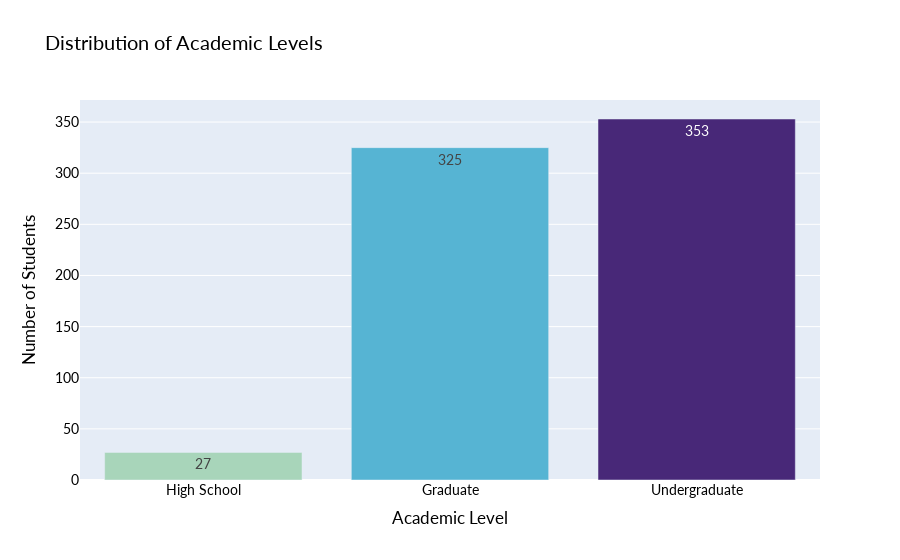

Notebook cell for this chart:
### Markdown cell above
## 3. Academic Level
Let’s talk credentials- not ours, but the academic level of the students in this dataset.

Understanding whether a student is in high school, undergrad, or grad school isn’t just semantics- it frames everything from stress levels to social media behavior. A high schooler procrastinating on TikTok is very different from a grad student "doom-researching" on LinkedIn.

Academic level also gives us insight into maturity, digital responsibility, and possibly how close someone is to deleting Instagram and becoming a full-time Notion user.

Let’s see which educational stages dominate this dataset.

### Code cell
# Define the correct academic level order (ascending)
level_order = ['High School', 'Graduate', 'Undergraduate']

# Get and display the value counts for academic level
academic_lvl_summary = (
    student_df['academic_level']
    .value_counts()
    .reset_index()
    .rename(columns = {'index': 'academic_level', 'academic_level': 'count'})
)

# Apply the custom category order
academic_lvl_summary['academic_level'] = pd.Categorical(
    academic_lvl_summary['academic_level'],
    categories = level_order,
    ordered = True
)

# Sort by the ordered category
academic_lvl_summary = academic_lvl_summary.sort_values('academic_level')

# Display summary before plotting
print('Academic Level Counts:')
print(academic_lvl_summary)

# Create bar plot with a progressive color palette (e.g. Viridis)
fig = px.bar(
    academic_lvl_summary, 
    x = 'academic_level', 
    y = 'count',
    color = 'academic_level',
    title = 'Distribution of Academic Levels',
    text = 'count',
    color_discrete_sequence = ['#A8D5BA', '#56B4D3', '#482878']
)

# Update layout
fig.update_layout(
    font = dict(family = 'Lato', size = 14, color = 'black'),
    xaxis_title = 'Academic Level',
    yaxis_title = 'Number of Students',
    showlegend = False
)

fig.show()

### Figure 1 — Plotly figure (JSON) as saved in the notebook; plotly's stock layout.template omitted (floating-point values rounded to 4 significant figures)
{"data": [{"alignmentgroup": "True", "hovertemplate": "academic_level=%{x}<br>count=%{text}<extra></extra>", "legendgroup": "High School", "marker": {"color": "#A8D5BA"}, "name": "High School", "offsetgroup": "High School", "orientation": "v", "showlegend": true, "text": [27], "textposition": "auto", "type": "bar", "x": ["High School"], "xaxis": "x", "y": [27], "yaxis": "y"}, {"alignmentgroup": "True", "hovertemplate": "academic_level=%{x}<br>count=%{text}<extra></extra>", "legendgroup": "Graduate", "marker": {"color": "#56B4D3"}, "name": "Graduate", "offsetgroup": "Graduate", "orientation": "v", "showlegend": true, "text": [325], "textposition": "auto", "type": "bar", "x": ["Graduate"], "xaxis": "x", "y": [325], "yaxis": "y"}, {"alignmentgroup": "True", "hovertemplate": "academic_level=%{x}<br>count=%{text}<extra></extra>", "legendgroup": "Undergraduate", "marker": {"color": "#482878"}, "name": "Undergraduate", "offsetgroup": "Undergraduate", "orientation": "v", "showlegend": true, "text": [353], "textposition": "auto", "type": "bar", "x": ["Undergraduate"], "xaxis": "x", "y": [353], "yaxis": "y"}], "layout": {"barmode": "relative", "font": {"color": "black", "family": "Lato", "size": 14}, "legend": {"title": {"text": "academic_level"}, "tracegroupgap": 0}, "showlegend": false, "title": {"text": "Distribution of Academic Levels"}, "xaxis": {"anchor": "y", "categoryarray": ["High School", "Graduate", "Undergraduate"], "categoryorder": "array", "domain": [0, 1], "title": {"text": "Academic Level"}}, "yaxis": {"anchor": "x", "domain": [0, 1], "title": {"text": "Number of Students"}}}}
